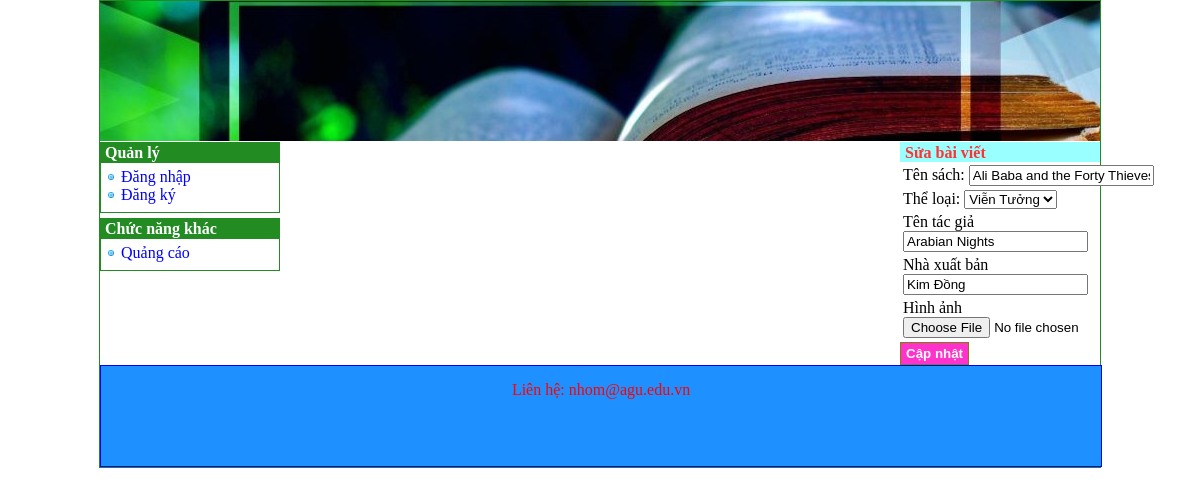
Screenshot of /index.php?do=sach_sua&id=4 with the database file from the repository.
### tables this page shows
CREATE TABLE `sach` (
  `masach` int(11) NOT NULL,
  `tensach` text NOT NULL,
  `tentacgia` text NOT NULL,
  `matheloai` int(11) NOT NULL,
  `nhaxuatban` text NOT NULL,
  `NgayDang` datetime NOT NULL,
  `hinhanh` text NOT NULL,
  `kiemduyet` tinyint(4) NOT NULL,
  `manguoidung` int(11) NOT NULL,
  `luotxem` int(11) NOT NULL
);

### sach_sua.php (the view, shortened to what this page needs)
<?php
	$masach = $_GET['id'];
	$sql = "SELECT * FROM `sach` WHERE masach = $masach";
	$danhsach = $connect->query($sql);
	$dong = $danhsach->fetch_array(MYSQLI_ASSOC)
?>
<h3>Sửa bài viết</h3>
<form enctype="multipart/form-data" action="index.php?do=sach_sua_xuly" method="post">
	<table class="FormDangBaiViet">
		<tr>
			<td>
				<span class="MyFormLabel">Tên sách:</span>
				<input type="text" name="tensach" value="<?php echo $dong['tensach']; ?>" />
			</td>
		</tr>
		<tr>
			<td>
				<span class="MyFormLabel">Thể loại:</span>
				<select name="theloai">
					<?php
						$sql = "SELECT * FROM `theloai` WHERE 1 ORDER BY tentheloai";
						$danhsach = $connect->query($sql);
						while($dong_dscd = $danhsach->fetch_array(MYSQLI_ASSOC))
						{
							if($dong['matheloai'] == $dong_dscd['matheloai'])
								echo "<option value='" . $dong_dscd['matheloai'] . "' selected='selected'>" . $dong_dscd['tentheloai'] . "</option>";
							else
								echo "<option value='" . $dong_dscd['matheloai'] . "'>" . $dong_dscd['tentheloai'] . "</option>";
						}
					?>
				</select>
			</td>
		</tr>
		<tr>
			<td>
				<span class="MyFormLabel">Tên tác giả</span>
				<input type="text" name="tentacgia" value="<?php echo $dong['tentacgia']; ?>" />
			</td>
		</tr>
		<tr>
			<td>
				<span class="MyFormLabel">Nhà xuất bản</span>
				<input type="text" name="nhaxuatban" value="<?php echo $dong['nhaxuatban']; ?>" />
			</td>
		</tr>
		<tr>
			<td>Hình ảnh<input type="file" name="HinhAnh"></td>
		</tr>
	</table>
	<input type="submit" value="Cập nhật" />
</form>

### DocSach/css/style.css (style rules this page uses)
body { margin: 0; }
#BenPhai h3 { font-size: 16px; padding: 2px 0 0 5px; margin-bottom: 0; margin-top: 1px; background-color: #99FFFF; color: #FF3333; }
input[type=submit] { margin-top: 1px; border: 1px solid #808000; padding: 3px 5px 3px 5px; background-color: #FF33CC; color:white; font-weight:bold; }

### rows the page displays
sach: tensach "Ali Baba and the Forty Thieves", tentacgia "Arabian Nights", nhaxuatban "Kim Đồng"

### other values shown
form field theloai "Viễn Tưởng"
